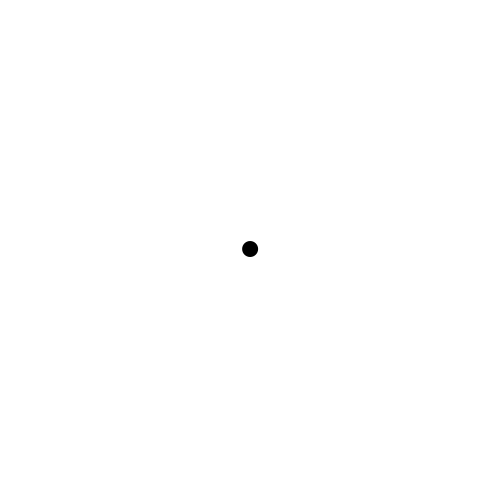
Frame 1 (no input)
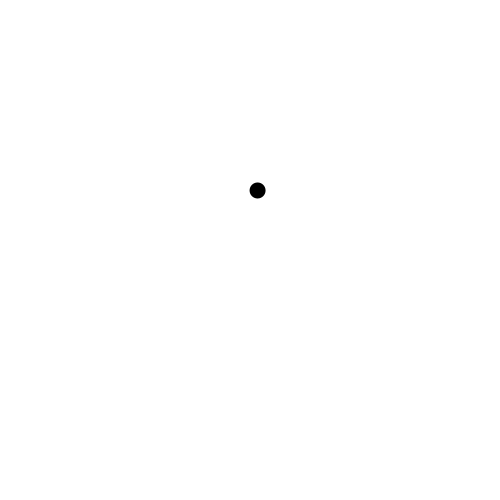
Frame 60 (the mouse pressed at the canvas centre just before this capture)
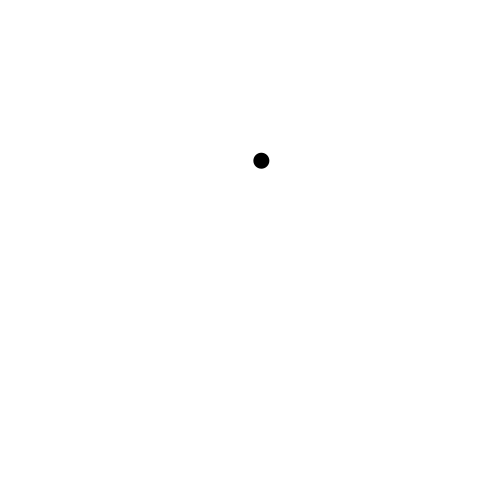
Frame 120 (the mouse held since frame 60 and released just before this capture)

The Processing sketch that drew these frames (run headless with seeded random() and noise(); from frame 60 on, the mouse is pressed at the canvas centre):

// Processing sketch: forceBallTowardsMouseOnClick
// ── forceBallTowardsMouseOnClick.pde
class Mover {
  
  PVector location;
  PVector velocity;
  PVector acceleration;
    
  Mover() {
    location = new PVector(width/2, height/2);
    velocity = new PVector(0, 0);
    acceleration = new PVector(0, 0);
  }
  
  void update() {
    velocity.add(acceleration);
    location.add(velocity);
    acceleration.mult(0);
  }
  
  void display() {
    noStroke();
    fill(0);
    ellipse(location.x, location.y, 16, 16);
  }
  
  void checkEdges() {
    if (location.x > width) location.x = 0;
    else if (location.x < 0) location.x = width;
    
    if (location.y > height) location.y = 0;
    else if (location.y < 0) location.y = height;
  }
  
  void applyForce(PVector force) {
    // Assume mass = 1
    acceleration.add(force);
  }
  
}

Mover m;

void setup() {
  size(500, 500);
  background(255);
  m = new Mover();
  m.applyForce(PVector.random2D());
}

void draw() {
  background(255);
  m.update();
  m.checkEdges();
  m.display();
}

void mousePressed() {
  PVector mouse = new PVector(mouseX, mouseY);
  PVector direction = PVector.sub(mouse, m.location);
  direction.normalize();
  direction.mult(0.5);
  m.applyForce(direction);
}
